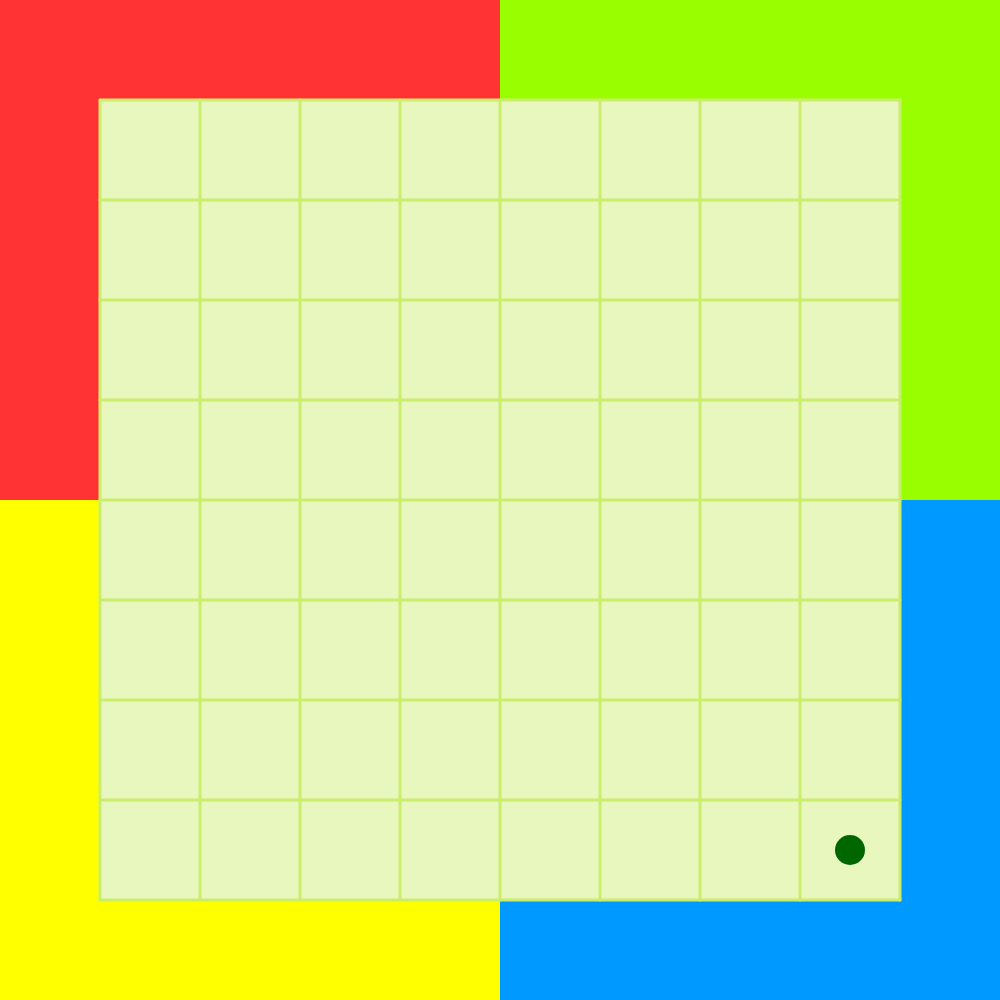
Frame 1 (no input)
Frame 60 (no input): identical to frame 1, image omitted
Frame 120 (the mouse pressed at the canvas centre since frame 60): identical to frame 1, image omitted

The p5.js sketch that drew this single still picture (run headless with seeded random() and noise() and a simulated clock; from frame 60 on, the mouse is pressed at the canvas centre):

// p5.js sketch
// ── sketch.js
/*
 * Creation & Computation - Digital Futures, OCAD University
 * Kate Hartman / Nick Puckett
 * 
 * Introduces the grid of clickable objects we will use in the next exampl
 * Example of dealing with simple classes in javascript
 * 
 * takes the coordinates of everyone's mouse that is connected and draws the average
 */

// server variables
var dataServer;
var pubKey = 'pub-c-a705a585-4407-4f88-8b83-ac846c45e13a';
var subKey = 'sub-c-64587bc8-b0cf-11e6-a7bb-0619f8945a4f';
var channelName = "cursors";


var cs = window.innerHeight;
var cell = (cs-200)/8;





var x = cs-100-cell/2;
var y = cs-100-cell/2;








function setup() {

  createCanvas(window.innerHeight, window.innerHeight);
  noStroke();
  background(111);


}

  function draw() {






  rectMode(CORNER);
  //red section
  fill('#FF3333');
  rect(0,0,cs/2,cs/2);

  //green
  fill('#99FF00');
  rect(cs/2, 0,cs/2,cs/2);

  //yellow
  fill('#FFFF00');
  rect(0,cs/2,cs/2,cs/2);

  //blue
  fill('#0099FF');
  rect(cs/2,cs/2,cs/2,cs/2);

  //Play Area
  rectMode(CENTER);
  fill('#E7F7BD');
  rect(cs/2,cs/2,cs-200,cs-200);

  strokeWeight(3);

  //grid
  stroke('#CBED6C');
  // line(100,100,cs-100,cs-100);

  for(let i=0;i<9;i++){
    // strokeCap(SQUARE);                                                    <--------Fix this later when prof is done
    line(map(cs/8*i,0,cs,100,cs-100),100,map(cs/8*i,0,cs,100,cs-100),cs-100);
    line(100,map(cs/8*i,0,cs,100,cs-100),cs-100,map(cs/8*i,0,cs,100,cs-100));
  }

  strokeWeight(0);


ellipseMode(RADIUS);


var speed = .5;
var psize = 15;

//characters
  fill('#006600');

ellipse(x,y,psize);




if(x< cs/2)



  if (keyIsDown(LEFT_ARROW)) {
    x -= speed;
  }
  if (keyIsDown(RIGHT_ARROW)) {
    x += speed;
  }


  if (keyIsDown(UP_ARROW)) {
    y -= speed;
  }
  if (keyIsDown(DOWN_ARROW)) {
    y += speed;
  }









}
